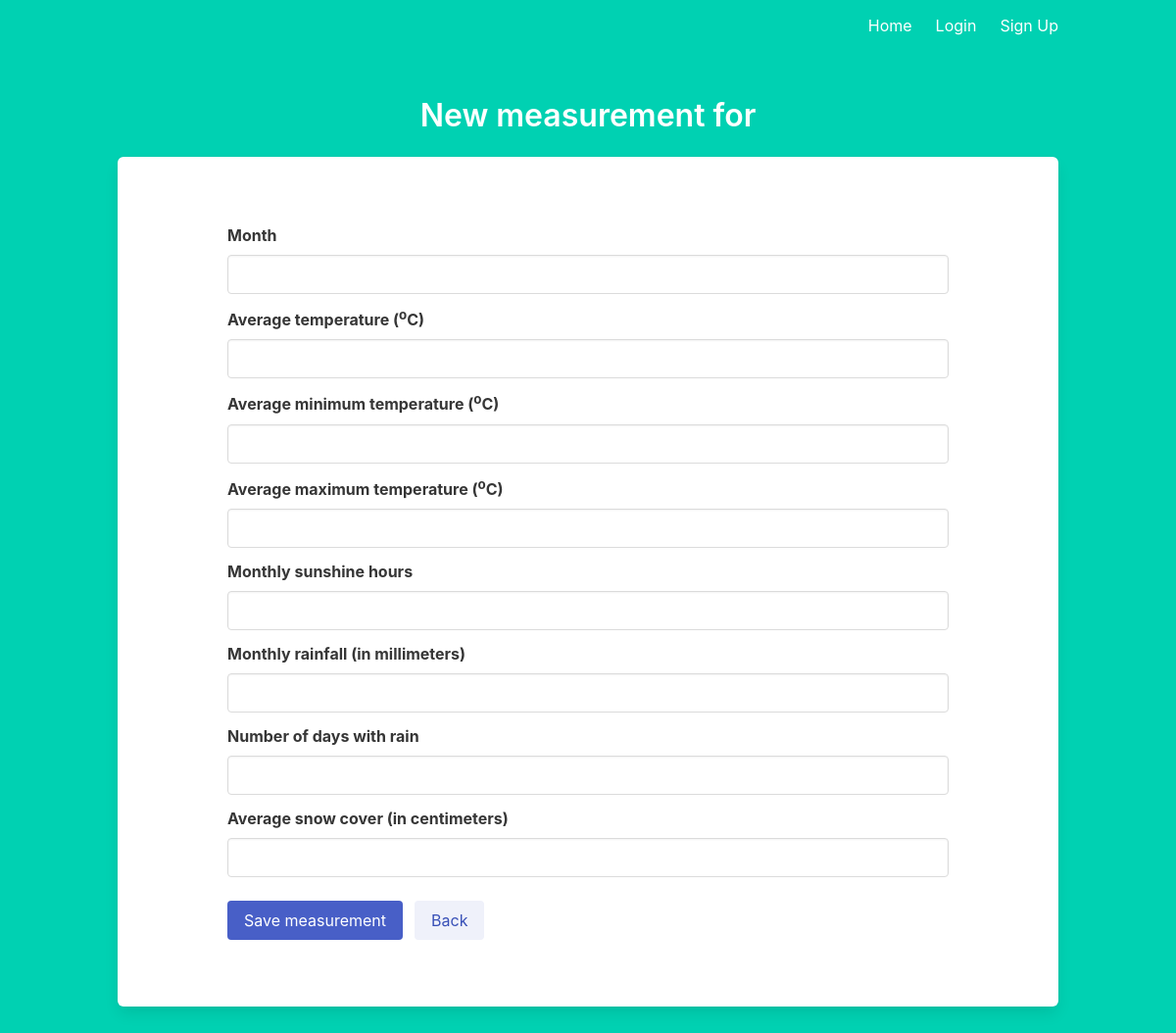
/measurements/new?location=1, run on an earlier commit of the app's database.
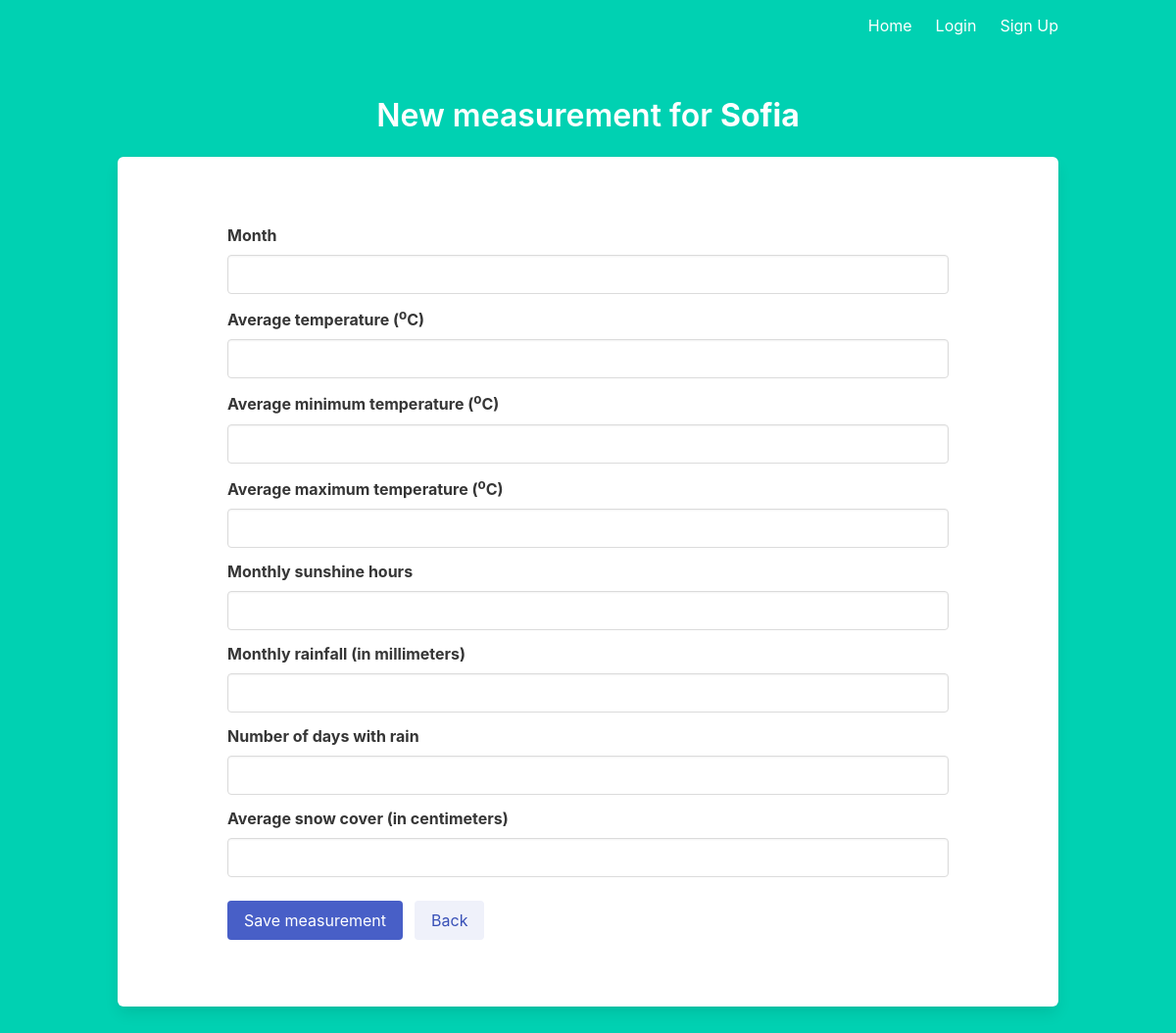
And on a later commit of the database.
### models.py (models this page shows)
class Location(db.Model):
    id = db.Column(db.Integer, primary_key=True)
    name = db.Column(db.String(100))
    valid_from = db.Column(db.String(7))
    valid_until = db.Column(db.String(7))
    measurements = db.relationship("MonthlyMeasurements")

### main.py (the view)
@main.route('/measurements/new')
def new_measurement():
    location_id = request.args['location']
    location = Location.query.filter_by(id=location_id).first()
    return render_template('new_measurement.html', current_user=current_user, location=location)

### templates/new_measurement.html (shortened to what this page needs)
{% extends "base.html" %}
{% block content %}
<h1 class="title has-text-centered">
  New measurement for <b>{{ location.name }}</b>
</h1>
<div class="box" style="min-height: 70vh">
  <div class="block mx-auto my-6" style="max-width: 80%">
    <form id="create_measurement" method="POST" action="/measurements?location={{ location.id }}">
    <div class="field">
      <label class="label">Month</label>
      <div class="control">
        <input name="month" class="input" id="month" type="text">
      </div>
    </div>
    <div class="field">
      <label class="label">Average temperature (<sup>o</sup>C)</label>
      <div class="control">
        <input name="average_temp" class="input" id="average_temp" type="number" min="-273.15" step="any">
      </div>
    </div>
    <div class="field">
      <label class="label">Average <b>minimum</b> temperature (<sup>o</sup>C)</label>
      <div class="control">
        <input name="average_min_temp" class="input" id="average_min_temp" type="number" min="-273.15" step="any">
      </div>
    </div>
    <div class="field">
      <label class="label">Average <b>maximum</b> temperature (<sup>o</sup>C)</label>
      <div class="control">
        <input name="average_max_temp" class="input" id="average_max_temp" type="number">
      </div>
    </div>
    <div class="field">
      <label class="label">Monthly sunshine hours</label>
      <div class="control">
        <input name="sunshine_hours" class="input" id="sunshine_hours" type="number" min="0" max="744">
      </div>
    </div>
    <div class="field">
      <label class="label">Monthly rainfall (in millimeters)</label>
      <div class="control">
        <input name="rainfall" class="input" id="rainfall" type="number" min="0">
      </div>
    </div>
    <div class="field">
      <label class="label">Number of days with rain</label>
      <div class="control">
        <input name="rainy_days" class="input" id="rainy_days" type="number" min="0" max="31">
      </div>
    </div>
    <div class="field">
      <label class="label">Average snow cover (in centimeters)</label>
      <div class="control">
        <input name="average_snow_coverage" class="input" id="average_snow_coverage" type="number" min="0">
      </div>
    </div>
    <div class="field is-grouped mt-5">
      <div class="control">
        <button class="button is-link">Save measurement</button>
      </div>
      <div class="control">
        <a href="/locations/{{ location.id }}" class="button is-link is-light">Back</a>
      </div>
    </div>
  </form>
  </div>
</div>
{% endblock %}

What changed in the data, as far as the page shows it:
added Location: name "Sofia"
